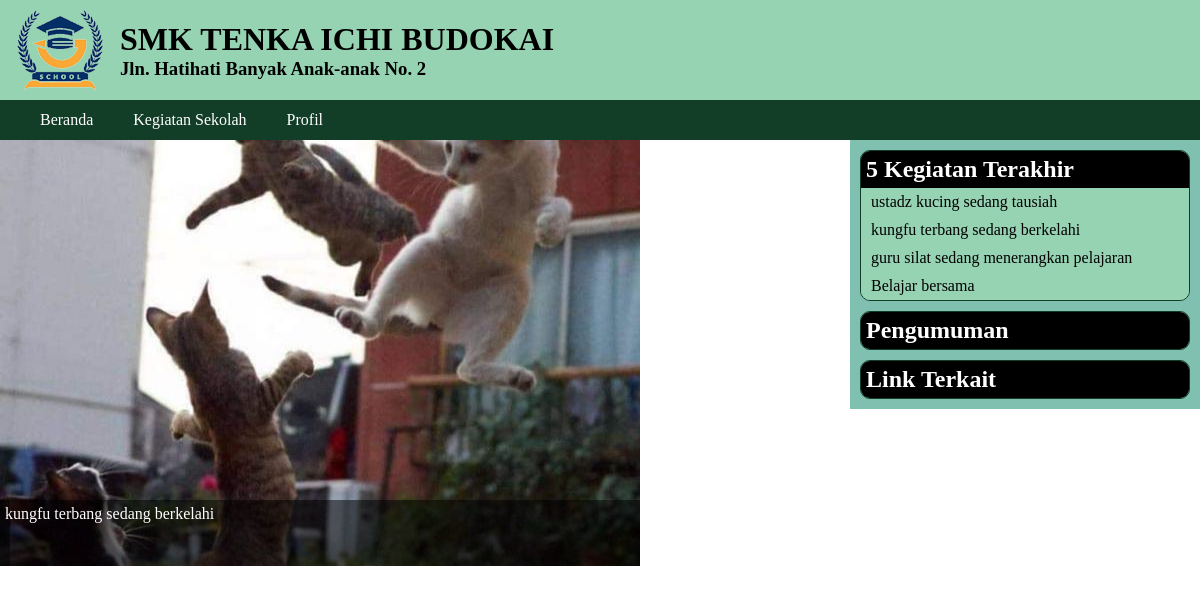
Before: / with the older database file.
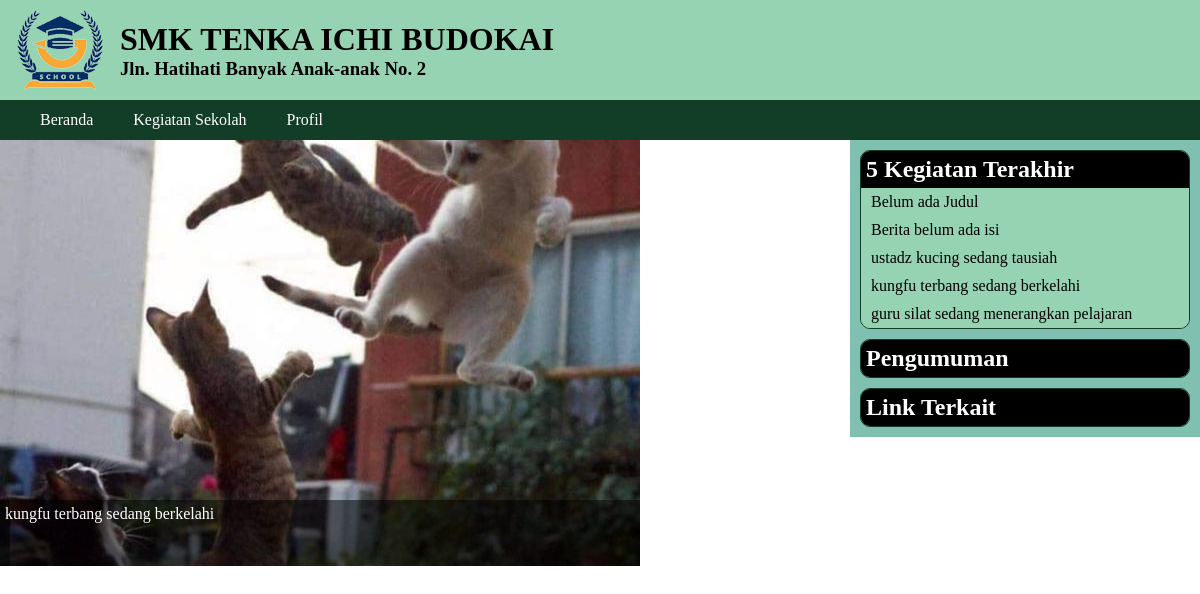
After: the same page with the newer database file.
### tables this page shows
CREATE TABLE `kegiatan` (
  `ID_kegiatan` int(10) NOT NULL,
  `judul_kegiatan` varchar(200) NOT NULL,
  `artikel_kegiatan` text NOT NULL,
  `tgl_upload` datetime NOT NULL,
  `ID_admin` int(2) NOT NULL
);

### admin/functions.php (called while the page is built, shortened)
<?php
function get_data( $sql ) {
    global $koneksi;
    $hasil = array();
    $query = mysqli_query($koneksi, $sql);
    if (mysqli_num_rows($query) == 0) {
        return $hasil;
    }
    else
    {
        while( $row = mysqli_fetch_assoc($query)){
            $hasil[] = $row;
        }
        return $hasil;
    }
}

### index.php (the view, shortened to what this page needs)
<?php
include "admin/config.php";
include "admin/functions.php";
$sql = " SELECT kegiatan.ID_kegiatan,
                kegiatan.judul_kegiatan,
                foto_kegiatan.foto
         FROM
         -- inner join gunanya mengambil hanya yang ada
         -- datanya di dalam kedua tabel
         kegiatan INNER JOIN foto_kegiatan
         ON
         kegiatan.ID_kegiatan = foto_kegiatan.ID_kegiatan
         -- group by gunanya supaya setiap berita hanya
         -- diwakili oleh satu ID saja, tidak ada duplikat
         GROUP BY
            kegiatan.ID_kegiatan
         -- order by + desc gunanya supaya mengambil
         -- ID berita yang terbaru
         ORDER BY
            kegiatan.ID_kegiatan DESC
         -- limit 0,4 gunanya membatasi hanya mengambil
         -- 4 berita saja
         LIMIT 0, 4  ";
$hasil = get_data($sql);
$sql2 = " SELECT ID_kegiatan,
                 judul_kegiatan
          FROM kegiatan
          ORDER BY ID_kegiatan DESC
          LIMIT 0,5 ";
$hasil2 = get_data($sql2);
include "header.php";
?>
<main>
<div id="frame">
<div class="slide" id="slide">
<?php
for ($i=0; $i<count($hasil); $i++) {
    echo <<< KUTIP
    <div class="item">
        <div class="teks">
            {$hasil[$i]["judul_kegiatan"]}
        </div>
        <img src="upload/{$hasil[$i]["foto"]}">
    </div>
KUTIP;
}
?>
</div>
</div>
<aside>
 <div class='widget'>
   <h2>5 Kegiatan Terakhir</h2>
   <ul class='daftar_link'>
<?php
for($i=0; $i<count($hasil2); $i++) {
    $id_kegiatan = $hasil2[$i]["ID_kegiatan"];
    $judul = $hasil2[$i]["judul_kegiatan"];
    echo "<li>
    <a href='kegiatan.php?id=$id_kegiatan'>
    $judul</a></li> ";
}
?>
   </ul>
 </div>
 <div class='widget'>
  <h2>Pengumuman</h2>
 </div>
 <div class='widget'>
  <h2>Link Terkait</h2>
 </div>
</aside>
</main>
</body>
</html>

### header.php (shortened to what this page needs)
<!DOCTYPE html>
<html lang="en">
<head>
    <link rel="stylesheet" href="style.css">
</head>
<body>
<header>
    <div><img src="images/logo.png"></div>
    <div>
        <h1>SMK TENKA ICHI BUDOKAI</h1>
        <h3>Jln. Hatihati Banyak Anak-anak No. 2</h3>
        </div>
    <div></div>
</header>
<nav>
 <ul>
    <li><a href="index.php">Beranda</a></li>
    <li><a href="kegiatan.php">Kegiatan Sekolah</a></li>
    <li><a href="profil.php">Profil</a></li>
 </ul>
</nav>

### style.css (style rules this page uses)
* { margin:0; padding:0; }
header { background-color: #96d3b3; height: 100px; display: flex; }
header div:nth-child(1) { width: 120px; display: flex; justify-content: center; align-items: center; }
header div:nth-child(2) { display: flex; flex-direction: column; justify-content: center; }
header div:nth-child(3) { flex: 1; }
nav { background-color: #123d26; height: 40px; }
nav ul { list-style-type: none; display: flex; }
nav ul li { margin-left: 40px; height: 40px; display: flex; align-items: center; }
nav ul li a { color: white; text-decoration: none; font-family: "trebuchet ms"; }
#frame { width: 640px; height: 426px; overflow:hidden; position: relative; }
#slide { width: auto; display:flex; position: absolute; }
.item { width:640px; }
.posisi2 { left: -640px; transition: 1s; }
.teks { position: absolute; width:640px; background: rgba(0,0,0,0.5); top:360px; height:66px; color:white; padding:5px; }
main { display: flex; justify-content: space-between; }
aside { width: 350px; background:#80c0b0; height: 100%; }
.widget { margin: 10px; border-radius: 10px; border:1px solid #123d26; overflow: hidden; }
.widget h2 { background:black; color:white; padding:5px; font-family:Tahoma; }
.daftar_link { list-style-type: none; }
.daftar_link li { background:#96d3b3; }
.daftar_link li a { display:block; padding:5px 10px; text-decoration: none; color:black; }

Changed rows visible on the page:
no longer on this page (row unchanged): kegiatan: judul_kegiatan "Belajar bersama", shown under "5 Kegiatan Terakhir"
added kegiatan: judul_kegiatan "Belum ada Judul", shown under "5 Kegiatan Terakhir"
added kegiatan: judul_kegiatan "Berita belum ada isi", shown under "5 Kegiatan Terakhir"
